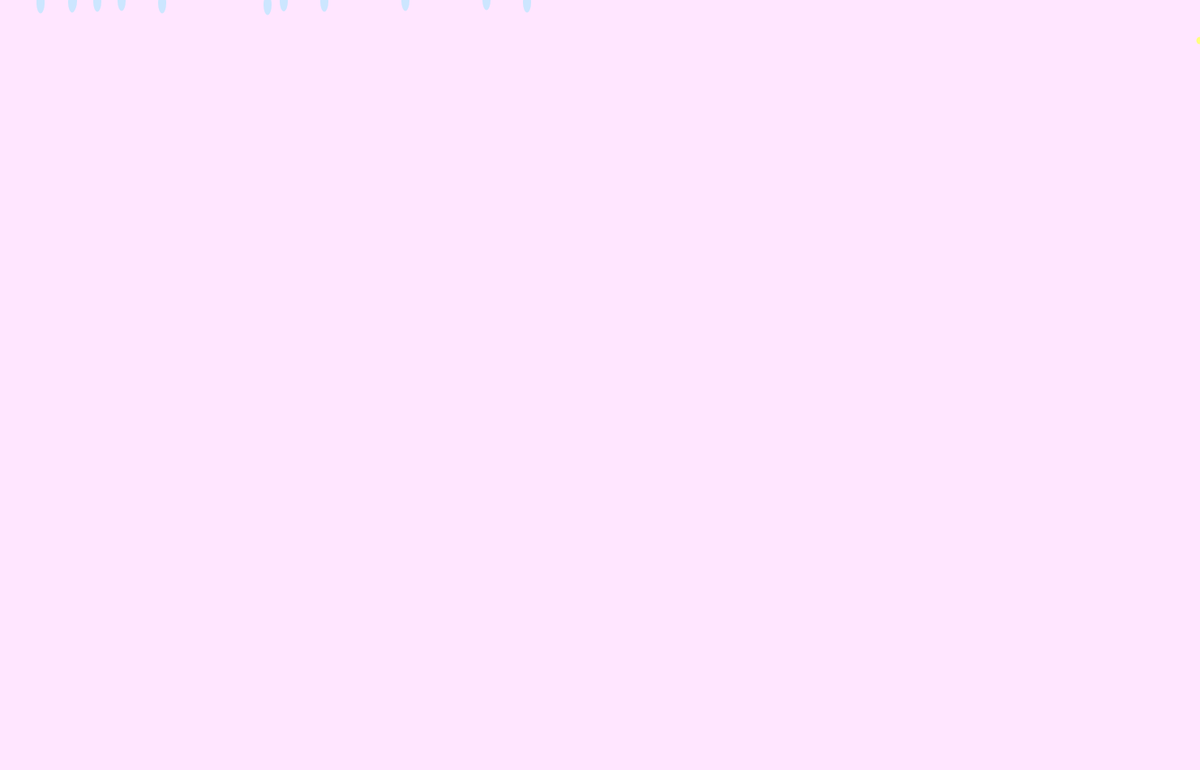
Frame 1 (no input)
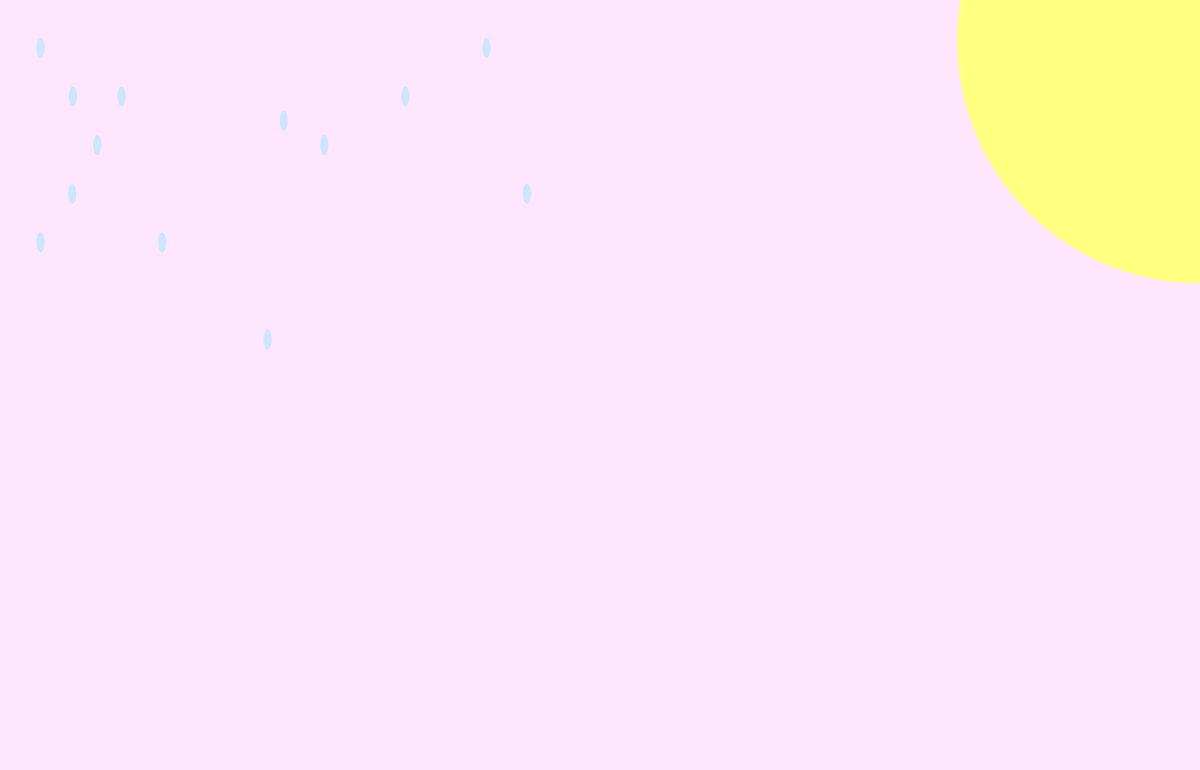
Frame 60 (no input)
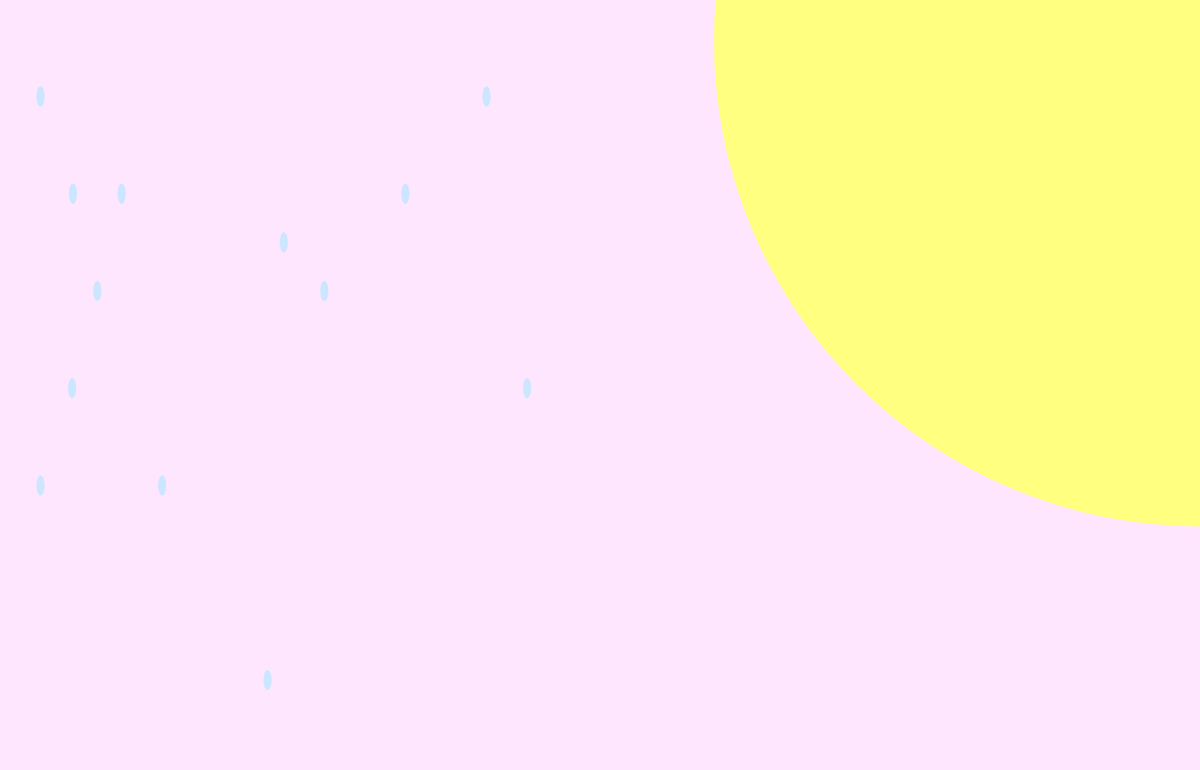
Frame 120 (the mouse pressed at the canvas centre since frame 60)

The p5.js sketch that drew these frames (run headless with seeded random() and noise() and a simulated clock; from frame 60 on, the mouse is pressed at the canvas centre):

// p5.js sketch
// ── sketch.js
let i = 0;
let x = 1;
let y = 2
let p = 1
let t = 4
let s = 3
//the other raindrops
let c = 0
let o = 2
let u = 4
let l = 1
let j = 3
let e = 1.5
let d = 6
//sun
let z = 9


function setup() {
  createCanvas(1480, 950)

}

function draw(){
  background(255, 230, 255)

  //raindrops
  fill(204, 230, 255)
  noStroke();
  ellipse(50, i, 10, 25);
  ellipse(90, x, 10, 25);
  ellipse(120, y, 10, 25);
  ellipse(150, p, 10, 25);
  ellipse(50, t, 10, 25);
  ellipse(89, s, 10, 25);

  //raindrops on the other side
  ellipse(600, c, 10, 25)
  ellipse(400, o, 10, 25)
  ellipse(200, u, 10, 25)
  ellipse(500, l, 10, 25)
  ellipse(650, j, 10, 25)
  ellipse(350, e, 10, 25)
  ellipse(330, d, 10, 25)
  


//sun
fill(255, 255, 128) 
circle(1480, 50, z); 



// increment 1
i = i+1;
//increment 2
x = x+2;
//increment 3
y = y+3
//incremet 4
p = p+2
//increment 5
t = t+5
//increment 6
s = s+4
//the other raindrops
c = c+1
o = o+3
u = u+5
l = l+2
j = j+4
e = e+2.5
d = d+7
//sun
z = z+10






}
